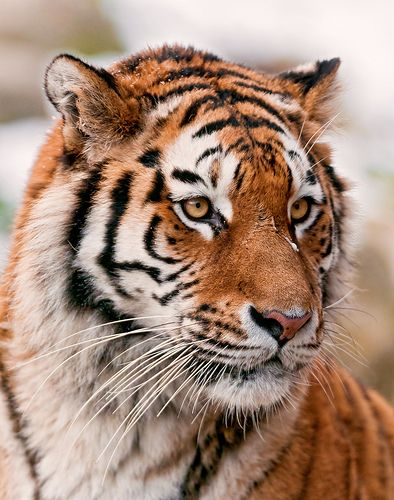
#> input picture OpenCv/step_01/Photos/Tiger.jpg, 394 x 500 px, given in place of cat.jpg, which was not available
$ jupyter execute step03_basicFunction.ipynb
#> lines starting #> are read from the running program, lines starting #| are printed output that depends on the picture; after the words box and inside, x2 and y2 are one past the last pixel; in counts of white or black regions, pixels touching at a corner belong together; pictures that were not available may be replaced by others from this repository, and a replacement may not be noted
[cell 1]
import cv2 as cv
import numpy as np

[cell 2]
img = cv.imread('Photos/cat.jpg')
#> img is the input picture: shape (500, 394, 3); mean B, G, R 121.9, 138.9, 167
sculptImg = cv.imread('Photos/Sculpt.jpg')
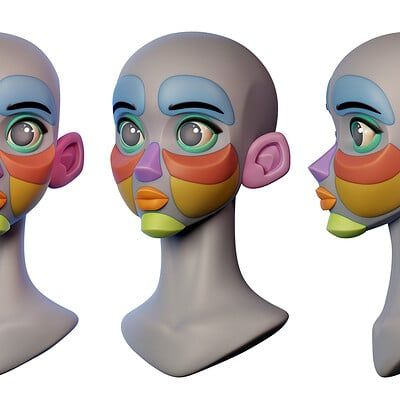
#> input picture OpenCv/step_01/Photos/Sculpt.jpg, 400 x 400 px
#> sculptImg is the input picture: shape (400, 400, 3); mean B, G, R 189.4, 191.5, 199.2

cv.imshow('Cat',img)
cv.waitKey(0)

[cell 3]
#Converting to Gray scale

gray = cv.cvtColor(sculptImg,cv.COLOR_BGR2GRAY)
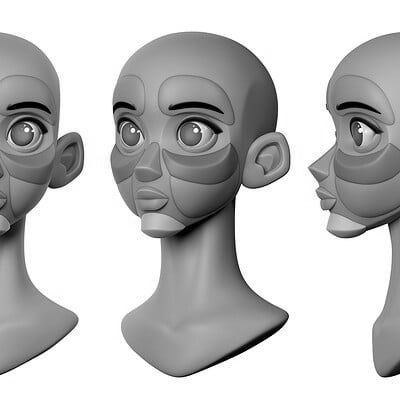
#> gray: shape (400, 400); min 0, max 255, mean 193.6
cv.imshow('Gray IMg',gray)
cv.waitKey(0)

[cell 4]
#Blur
blur = cv.GaussianBlur(img,(7,7),cv.BORDER_DEFAULT)
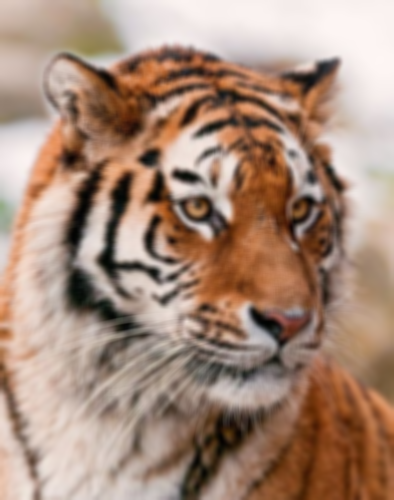
#> blur: shape (500, 394, 3); mean B, G, R 121.9, 138.9, 167
cv.imshow("Blur",blur)
cv.waitKey(0)

[cell 5]
#Edge Cascade

canny = cv.Canny(blur,125,175)
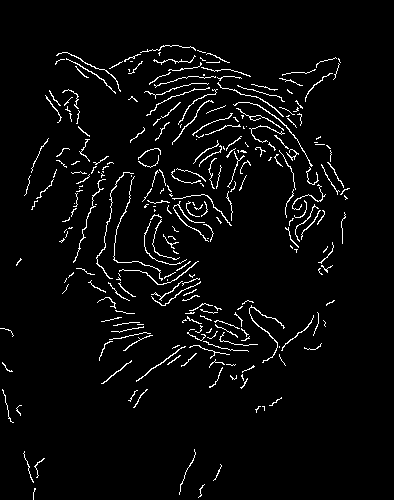
#> canny: shape (500, 394); 3.8% white in thin lines or dots, all inside (x1, y1, x2, y2) = (0, 45, 350, 500)
cv.imshow("Blur",canny)
cv.imshow("Blur",canny)
cv.waitKey(0)

[cell 6]
#Dialiating Image
dilated = cv.dilate(canny,(7,7),iterations=1)
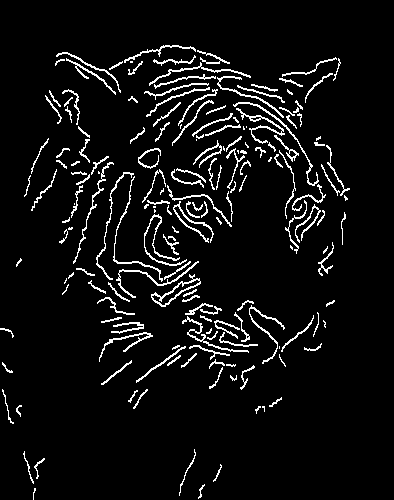
#> dilated: shape (500, 394); 6.1% white in thin lines or dots, all inside (x1, y1, x2, y2) = (0, 45, 350, 500)
cv.imshow('Dilated',dilated)
cv.waitKey(0)
